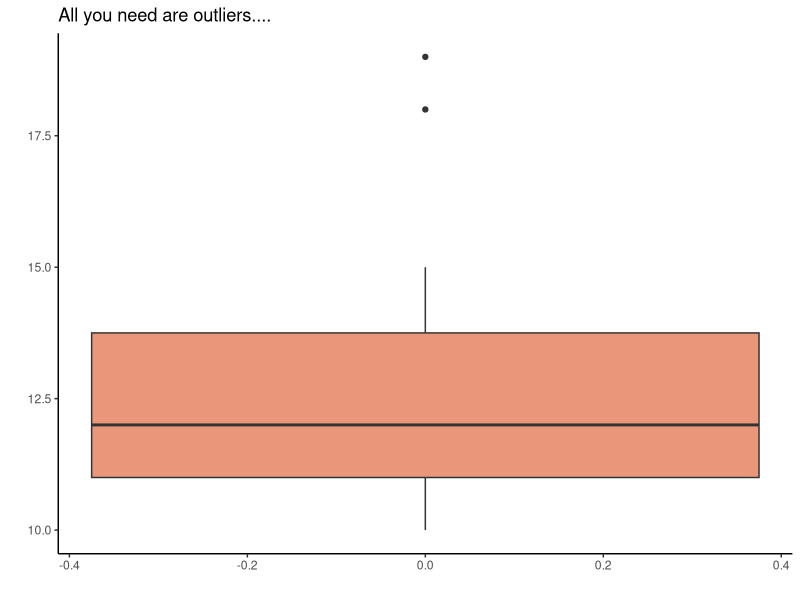
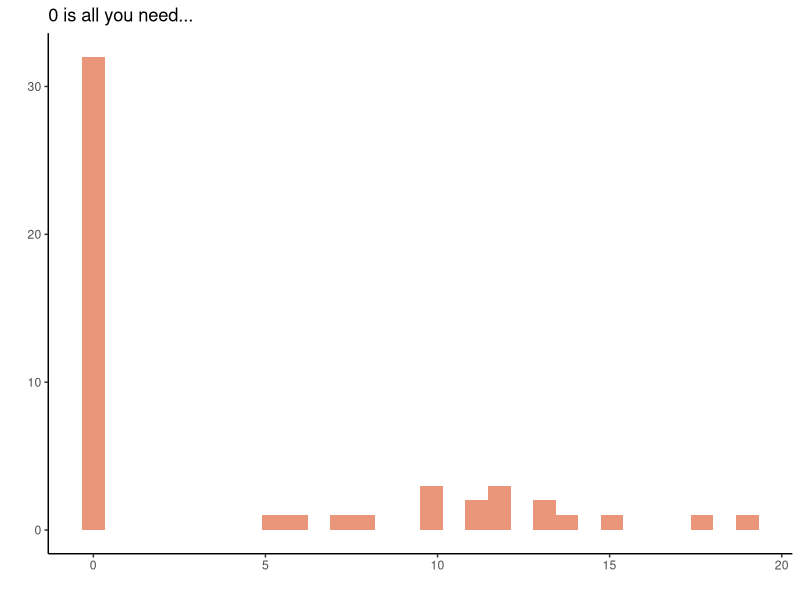
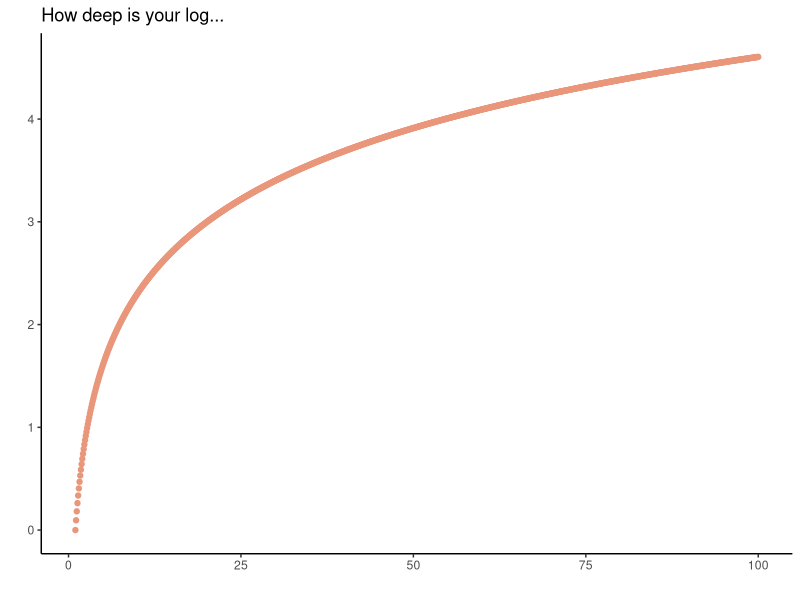
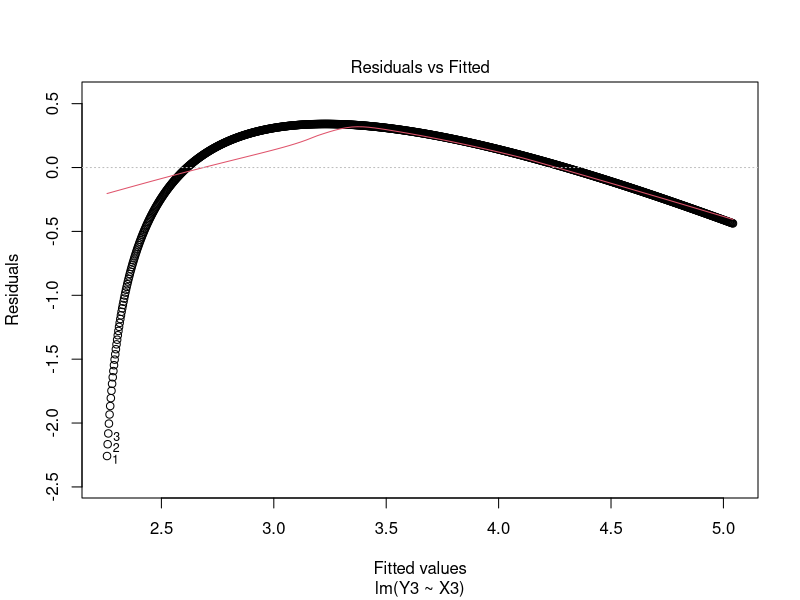
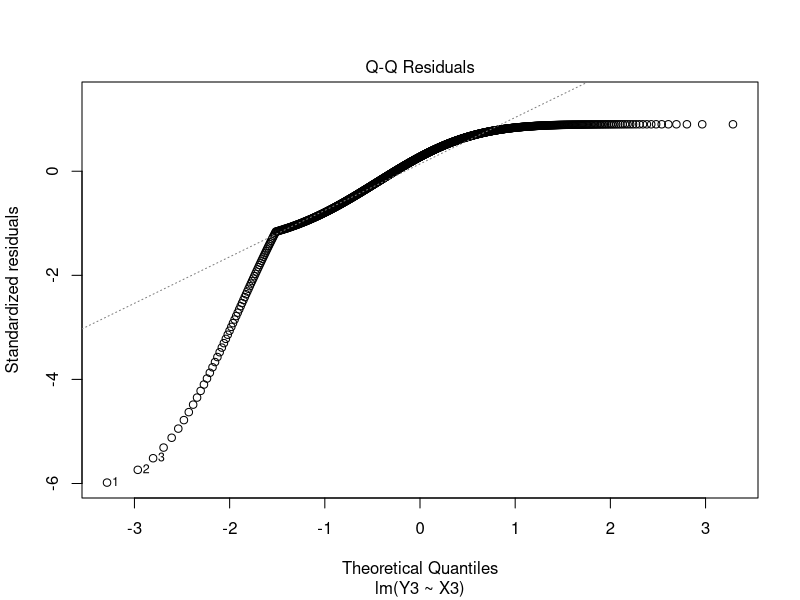
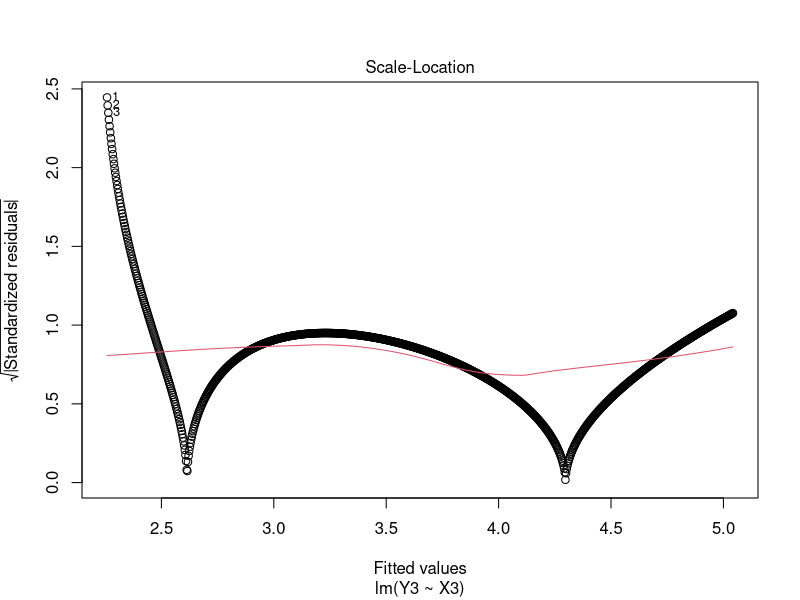
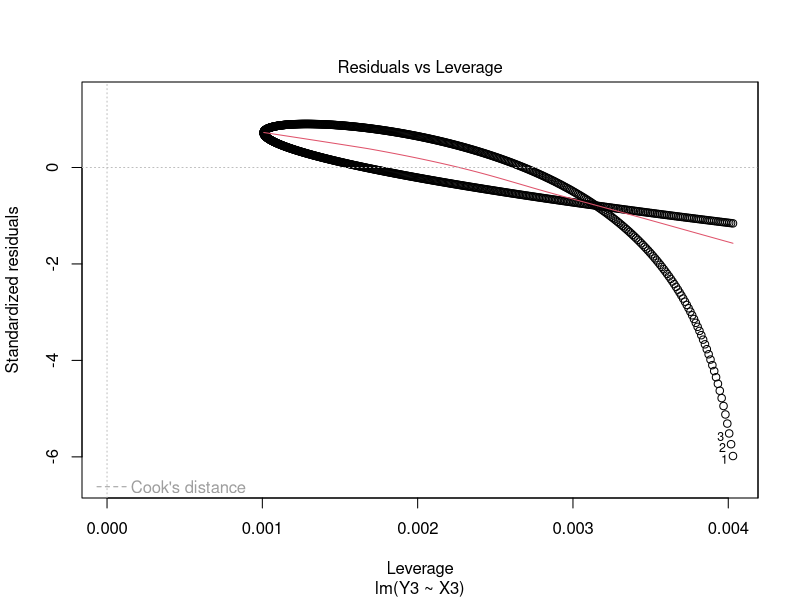
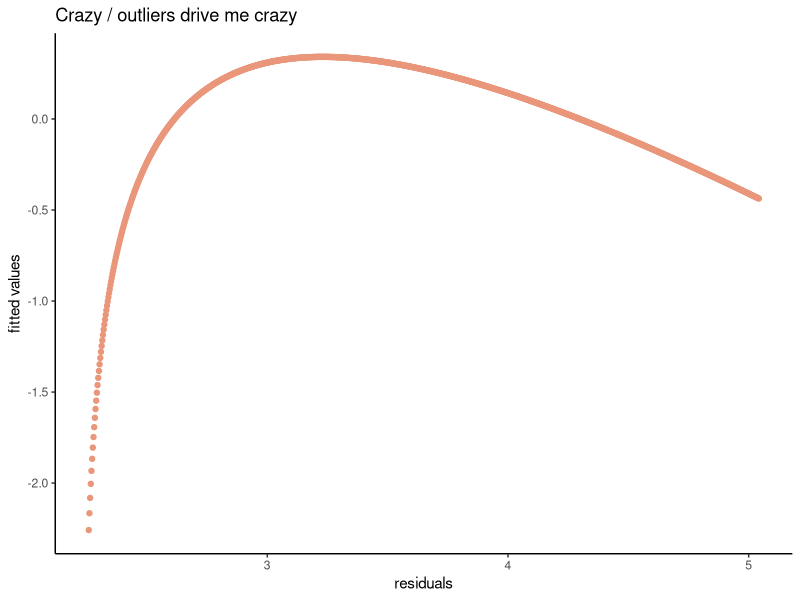

Here is the R script that generated these plots, in order: (Note: this script raises an error after producing the figures.)
library(tidyverse)
library(ggplot2)

Y<-c(10,11,12,13,13,12,14,15,10,10,11,12,19,18)
TAB<-tibble(Y)


ggplot(TAB, aes(y=Y)) + 
  geom_boxplot(fill="darksalmon")+
  labs(title="All you need are outliers....",x="", y = "")+
  theme_classic()

ggsave("boxplots.png",height=5,width=5)


Y2<-c(0,0,0,0,0,0,0,0,0,0,0,0,0,0,0,0,0,0,0,0,0,0,0,0,0,0,0,0,0,0,0,0,5,6,7,8,10,11,12,13,13,12,14,15,10,10,11,12,19,18)
TAB2<-tibble(Y2)

ggplot(TAB2) + 
  geom_histogram(aes(x=Y2),fill="darksalmon")+
  labs(title="0 is all you need...",x="", y = "")+
  theme_classic()


ggsave("zeros.png",height=5,width=5)

# logarithm ---------------------------------------------------------------
Y3<-log(seq(1,100,by=0.1))
X3<-seq(1,100,by=0.1)

TAB3<-tibble(Y3,X3)

ggplot(TAB3,aes(y=Y3,x=X3)) + 
  geom_point(colour="darksalmon")+
  labs(title="How deep is your log...",x="", y = "")+
  theme_classic()
ggsave("log.png",height=5,width=5)



# residuals ---------------------------------------------------------------

mod<-lm(Y3~X3,data=TAB3)
summary(mod)
residuals(mod)
fitted(mod)

plot(mod)

TAB4<-tibble(residuals(mod),fitted(mod))
ggplot(TAB4,aes(y=residuals(mod),x=fitted(mod))) + 
  geom_point(colour="darksalmon")+
  labs(title="Crazy / outliers drive me crazy",x="residuals", y = "fitted values")+
  theme_classic()

ggsave("residuals.png",height=5,width=5)



# normality ---------------------------------------------------------------
X4 <- seq(-100, 100, length=1000)
Y4 <- dnorm(X4)
Y4<-rnorm(10000)

TAB4<-tibble(Y4,X4)

ggplot(TAB4) + 
  geom_histogram(aes(x=Y4),fill="darksalmon")+
  labs(title="stop in the name of normality..",x="", y = "")+
  theme_classic()

hist(Y4,ylab="",col="darksalmon",main="Take my normality away...")


ggsave("zeros.png",height=5,width=5)